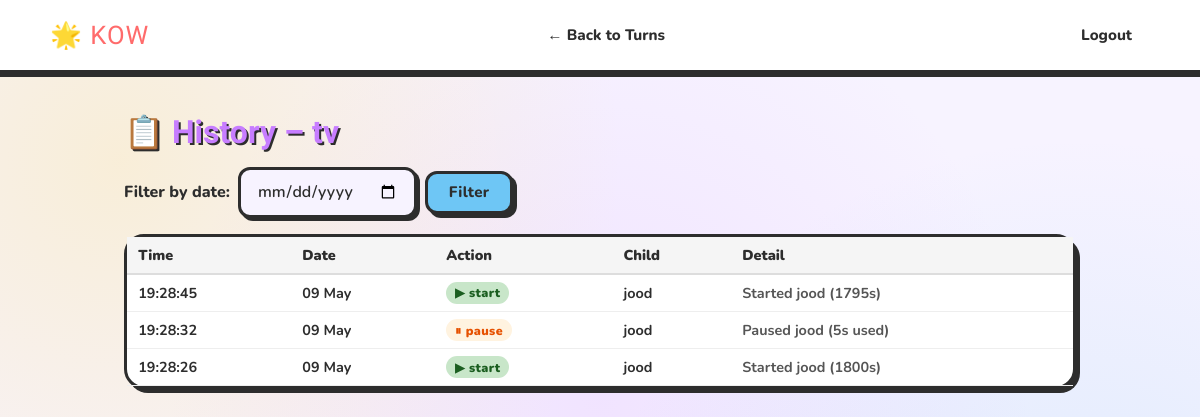
The page /turns/1/history (signed in) on the database its author committed.
### app/models.py (models this page shows, shortened)
class TurnGroup(db.Model):
    __tablename__ = 'turn_group'
    id = db.Column(db.Integer, primary_key=True)
    parent_id = db.Column(db.Integer, db.ForeignKey('user.id'), nullable=False)
    name = db.Column(db.String(80), nullable=False)
    turn_duration_min = db.Column(db.Integer, nullable=False, default=30)
    category = db.Column(db.String(20), nullable=False, default='clock')
    selection_mode = db.Column(db.String(20), nullable=False, default='round_robin')
    auto_advance_enabled = db.Column(db.Boolean, nullable=False, default=False)
    auto_advance_value = db.Column(db.Integer, nullable=True)
    auto_advance_unit = db.Column(db.String(10), nullable=False, default='minutes')
    auto_advance_paused = db.Column(db.Boolean, nullable=False, default=False)
    grace_period_sec = db.Column(db.Integer, nullable=False, default=120)
    deduct_overrun = db.Column(db.Boolean, nullable=False, default=True)
    penalty_enabled = db.Column(db.Boolean, nullable=False, default=False)
    penalty_crosses = db.Column(db.Integer, nullable=False, default=3)
    penalty_minutes = db.Column(db.Integer, nullable=False, default=15)
    cal_mode = db.Column(db.String(20), nullable=False, default='n_day')
    cal_n_days = db.Column(db.Integer, nullable=False, default=1)
    cal_paused = db.Column(db.Boolean, nullable=False, default=False)
    daily_quota_min = db.Column(db.Integer, nullable=False, default=180)
    created_at = db.Column(db.DateTime, nullable=False, default=datetime.utcnow)
    members = db.relationship('TurnGroupMember', backref='group', lazy=True,
                              cascade='all, delete-orphan')

class TurnAuditLog(db.Model):
    __tablename__ = 'turn_audit_log'
    id = db.Column(db.Integer, primary_key=True)
    group_id = db.Column(db.Integer, db.ForeignKey('turn_group.id'), nullable=False)
    day = db.Column(db.Date, nullable=False)
    ts = db.Column(db.DateTime, nullable=False, default=datetime.utcnow)
    action = db.Column(db.String(40), nullable=False)
    actor_id = db.Column(db.Integer, db.ForeignKey('user.id'), nullable=True)
    child_id = db.Column(db.Integer, db.ForeignKey('user.id'), nullable=True)
    detail = db.Column(db.String(255), nullable=True)
    actor = db.relationship('User', foreign_keys=[actor_id])
    child = db.relationship('User', foreign_keys=[child_id])

class User(db.Model, UserMixin):
    __tablename__ = 'user'
    id = db.Column(db.Integer, primary_key=True)
    username = db.Column(db.String(20), nullable=False)
    email = db.Column(db.String(120), unique=True, nullable=False)
    image_file = db.Column(db.String(20), nullable=False, default='default.jpg')
    password = db.Column(db.String(60), nullable=False)
    role = db.Column(db.String(10), nullable=False, default='child')  # 'parent' or 'child'
    parent_id = db.Column(db.Integer, db.ForeignKey('user.id'), nullable=True)
    points = db.Column(db.Integer, nullable=False, default=0)
    crosses = db.Column(db.Integer, nullable=False, default=0)
    tasks = db.relationship('Task', backref='user', lazy=True)
    __table_args__ = (
        db.UniqueConstraint('username', 'parent_id', name='unique_username_per_parent'),
    )

### app/routes.py (the view)
@app.route("/turns/<int:group_id>/history")
@login_required
def turns_history(group_id):
    if current_user.role != 'parent':
        flash('Parents only page.', 'danger')
        return redirect(url_for('home'))
    group = TurnGroup.query.filter_by(id=group_id, parent_id=current_user.id).first()
    if not group:
        flash('Turn group not found.', 'danger')
        return redirect(url_for('turns'))
    day_str = request.args.get('day')
    day_val = None
    if day_str:
        try:
            day_val = date_type.fromisoformat(day_str)
        except ValueError:
            day_val = None
    logs = get_audit_log(group.id, day=day_val, limit=200)
    return render_template('turns_history.html', group=group, logs=logs, day=day_val)

### app/models.py (called while the page is built)
@login_manager.user_loader
def load_user(user_id):
    return User.query.get(int(user_id))

### app/turn.py (called while the page is built)
def get_audit_log(group_id: int, day: date_type | None = None,
                  limit: int = 50) -> list[TurnAuditLog]:
    q = TurnAuditLog.query.filter_by(group_id=group_id)
    if day:
        q = q.filter_by(day=day)
    return q.order_by(TurnAuditLog.ts.desc()).limit(limit).all()

### app/templates/turns_history.html (shortened to what this page needs)
<!DOCTYPE html>
<html lang="en">
<head>
  <link rel="stylesheet" href="{{ url_for('static', filename='kids.css') }}">
</head>
<body>
  <header class="site-header">
    <nav>
      <a class="navbar-brand" href="{{ url_for('home') }}">🌟 KOW</a>
      <div class="navbar-nav mr-auto">
        <a class="nav-item" href="{{ url_for('turns') }}">← Back to Turns</a>
      </div>
      <div class="navbar-nav">
        <a class="nav-item" href="{{ url_for('logout') }}">Logout</a>
      </div>
    </nav>
  </header>
  <main role="main" class="container">
    <h2>📋 History – {{ group.name }}</h2>
    <div class="filter-bar">
      <form method="GET" style="display:flex; gap:0.5rem; align-items:center;">
        <label style="font-weight:800;">Filter by date:</label>
        <input type="date" name="day" value="{{ day.isoformat() if day else '' }}" class="form-control" style="width:auto;">
        <button class="btn btn-primary" type="submit">Filter</button>
      </form>
    </div>
    {% if logs %}
      <div class="section-card" style="padding:0;">
        <table class="history-table">
          <thead>
            <tr>
              <th>Time</th>
              <th>Date</th>
              <th>Action</th>
              <th>Child</th>
              <th>Detail</th>
            </tr>
          </thead>
          <tbody>
            {% for entry in logs %}
              <tr>
                <td>{{ entry.ts.strftime('%H:%M:%S') }}</td>
                <td>{{ entry.day.strftime('%d %b') }}</td>
                <td>
                  <span class="action-pill a-{{ entry.action }}">
                    {% if entry.action == 'start' %}▶ start
                    {% elif entry.action == 'pause' %}⏸ pause
                    {% elif entry.action == 'next' %}⏭ next
                    {% elif entry.action == 'skip' %}⏩ skip
                    {% elif entry.action == 'swap_accepted' %}🔄 swap
                    {% elif entry.action == 'penalty_applied' %}⚠️ penalty
                    {% elif entry.action == 'birthday_mode' %}🎂 birthday
                    {% elif entry.action == 'trade_accepted' %}💰 trade
                    {% elif entry.action == 'nudge' %}👋 nudge
                    {% elif entry.action == 'grace_warn' %}⏰ grace
                    {% elif entry.action == 'shared_join' %}🤝 shared
                    {% else %}{{ entry.action | replace('_',' ') }}{% endif %}
                  </span>
                </td>
                <td>{{ entry.child.username if entry.child else '—' }}</td>
                <td style="color:#555;">{{ entry.detail or '' }}</td>
              </tr>
            {% endfor %}
          </tbody>
        </table>
      </div>
    {% else %}
      <p class="empty-msg">No history found{% if day %} for this date{% endif %}.</p>
    {% endif %}
  </main>
</body>
</html>

### app/static/kids.css (style rules this page uses)
:root { --sky: #6EC6F5; --sun: #FFD93D; --grass: #6BCB77; --coral: #FF6B6B; --lavender: #C77DFF; --peach: #FFB347; --mint: #A8EDEA; --cloud: #FFFFFF; --ink: #2D2D2D; --soft: #F7F3FF; --shadow: 4px 4px 0px #2D2D2D; --shadow-lg: 6px 6px 0px #2D2D2D; --border: 3px solid #2D2D2D; --radius: 20px; --radius-sm: 12px; }
* { box-sizing: border-box; margin: 0; padding: 0; }
body { font-family: 'Nunito', sans-serif; background-color: var(--soft); background-image: radial-gradient(circle at 10% 20%, #FFD93D33 0%, transparent 40%), radial-gradient(circle at 90% 80%, #6EC6F533 0%, transparent 40%), radial-gradient(circle at 50% 50%, #C77DFF22 0%, transparent 60%); color: var(--ink); min-height: 100vh; }
.site-header { background: var(--cloud); border-bottom: var(--border); box-shadow: 0 4px 0 #2D2D2D; padding: 0 2rem; position: sticky; top: 0; z-index: 100; }
.site-header nav { display: flex; align-items: center; justify-content: space-between; max-width: 1100px; margin: 0 auto; height: 70px; }
.navbar-brand { font-family: 'Fredoka One', cursive; font-size: 1.6rem; color: var(--coral); text-decoration: none; letter-spacing: 1px; }
.navbar-nav { display: flex; align-items: center; gap: 0.5rem; }
.nav-item, .nav-link { font-family: 'Nunito', sans-serif; font-weight: 800; font-size: 0.95rem; text-decoration: none; color: var(--ink); padding: 0.4rem 1rem; border-radius: var(--radius-sm); border: 2.5px solid transparent; transition: all 0.15s ease; }
.container { max-width: 1000px; margin: 2.5rem auto; padding: 0 1.5rem; }
h2 { font-family: 'Fredoka One', cursive; font-size: 2rem; color: var(--lavender); text-shadow: 2px 2px 0 var(--ink); margin-bottom: 1rem; }
.btn { display: inline-block; font-family: 'Nunito', sans-serif; font-weight: 800; font-size: 0.95rem; padding: 0.55rem 1.3rem; border-radius: var(--radius-sm); border: var(--border); cursor: pointer; text-decoration: none; box-shadow: var(--shadow); transition: all 0.12s ease; letter-spacing: 0.3px; }
.btn-primary { background: var(--sky); color: var(--ink); }
.form-control { width: 100%; padding: 0.65rem 1rem; border: var(--border); border-radius: var(--radius-sm); font-family: 'Nunito', sans-serif; font-size: 1rem; font-weight: 600; background: var(--soft); color: var(--ink); box-shadow: 3px 3px 0 #2D2D2D; outline: none; transition: box-shadow 0.15s ease; }
.section-card { background: var(--cloud); border: var(--border); border-radius: var(--radius); padding: 1.3rem 1.5rem; box-shadow: var(--shadow); }

### app/templates/turns_history.html (style rules this page uses)
.history-table { width:100%; border-collapse:collapse; font-size:0.9rem; }
.history-table th { text-align:left; font-weight:900; padding:0.5rem 0.7rem; background:#f5f5f5; border-bottom:2px solid #ddd; }
.history-table td { padding:0.45rem 0.7rem; border-bottom:1px solid #eee; font-weight:700; }
.action-pill { display:inline-block; padding:0.15rem 0.55rem; border-radius:999px; font-size:0.78rem; font-weight:900; letter-spacing:.03em; }
.a-start { background:#c8e6c9; color:#1b5e20; }
.a-pause { background:#fff3e0; color:#e65100; }
.filter-bar { display:flex; gap:0.5rem; align-items:center; margin-bottom:1rem; flex-wrap:wrap; }

### rows shown on the page
TurnGroup: name "tv"
TurnAuditLog: ts "19:28:45", day "09 May", action "▶ start", child "jood", detail "Started jood (1795s)"
TurnAuditLog: ts "19:28:32", day "09 May", action "⏸ pause", child "jood", detail "Paused jood (5s used)"
TurnAuditLog: ts "19:28:26", day "09 May", action "▶ start", child "jood", detail "Started jood (1800s)"
